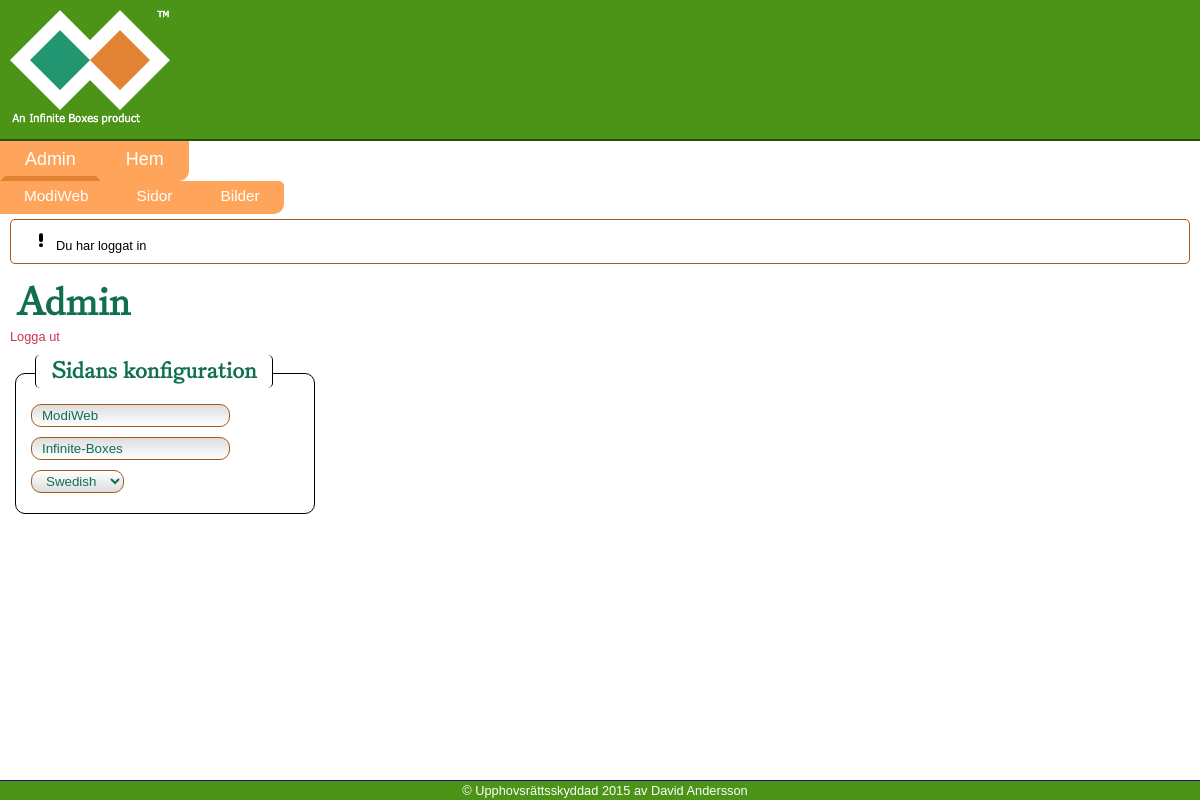
/admin (signed in), run on the app's committed database.
### tables this page shows
CREATE TABLE IF NOT EXISTS `modiweb_pages` (
  `id` int(11) NOT NULL AUTO_INCREMENT,
  `parent` tinytext,
  `name` tinytext,
  `protected` int(1) NOT NULL DEFAULT '0',
  `inmenu` int(1) NOT NULL DEFAULT '1',
  `ord` int(4) DEFAULT NULL,
  `getVars` tinytext,
  `description` text,
  `url` tinytext,
  `content` longtext,
  KEY `Index 1` (`id`)
);

CREATE TABLE IF NOT EXISTS `modiweb_texts` (
  `id` int(11) NOT NULL AUTO_INCREMENT,
  `name` tinytext NOT NULL,
  `content` text NOT NULL,
  `align` tinytext NOT NULL,
  `float` tinytext NOT NULL,
  KEY `id` (`id`)
);

CREATE TABLE IF NOT EXISTS `modiweb_config_site` (
  `id` int(11) NOT NULL AUTO_INCREMENT,
  `name` tinytext,
  `admname` tinytext,
  `val` text,
  KEY `Index 1` (`id`)
);

CREATE TABLE IF NOT EXISTS `modiweb_languages` (
  `id` int(11) NOT NULL AUTO_INCREMENT,
  `name` text NOT NULL,
  `val` varchar(4) NOT NULL,
  PRIMARY KEY (`id`)
);

### inc/config.php (called while the page is built, shortened)
<?php
class Config {
	private static $db = [];
	private static $menu = [];
	static public function init() {
		self::$db["prefix"] = "modiweb";
		self::$menu["orientation"] = "horizontal";
	}
	public static function isProtectedPage($page) {
		$ret = false;
		if(isset($_SESSION["user"])) {
			$ret = false;
		}
		return $ret;
	}
	public static function getMenu() {
		return self::$menu;
	}
	public static function dbPrefix() {
		return self::$db["prefix"]."_";
	}
}

### inc/moduleManifest.php (called while the page is built, shortened)
<?php
class moduleManifest {
	public static function load($module) {
		require(ROOT."modules/".$module."/index.php");
	}
	public static function hasMenu($page = false) {
		$ret = false;
		return $ret;
	}
}

### modules/sql/index.php (called while the page is built, shortened)
<?php
class sql {
	private static $pdo;
	public static function init() {
		$db = Config::getDB();
		$options  = array(PDO::MYSQL_ATTR_INIT_COMMAND => "SET NAMES 'UTF8'");
		self::$pdo = new PDO($db["dsn"], $db["user"], $db["pass"], $options);
	}
	public static function get($q) {
		$q = str_replace(";", "", $q);
		$todo = self::$pdo->prepare($q.";");
		$todo->setFetchMode(PDO::FETCH_ASSOC);
		$todo->execute();
		if($todo->rowCount() > 1) {
			return $todo->fetchAll();
		} elseif($todo->rowCount() == 1) {
			return $todo->fetch();
		} else {
			return false;
		}
	}
}
?>

### modules/msg/index.php (called while the page is built, shortened)
<?php
class msg {
	public static function get() {
		$ret = ["warnings" => $_SESSION["warning"], "notices" => $_SESSION["notice"]];
		return $ret;
	}
}
?>

### modules/elements/index.php (the view, shortened to what this page needs)
<?php
class elements {
	public static function write($type = "", $id = "", $parameters = "") {
		$t = sql::get("SELECT name,id FROM ".Config::dbPrefix()."texts");
		$texts = [];
		foreach($t as $k => $v) {
			array_push($texts, ["name" => $v["name"], "id" => $v["id"]]);
		}
		foreach($texts as $k => $v) {
			if((isset($_SESSION["user"])) && (page::isEditable() === true)) {
				$id = str_ireplace("!:!".$v["name"]."!:!", "<a href=\"#\" class=\"edit\" onclick=\"edit(".$v["id"].");\">".sql::get("SELECT content FROM ".Config::dbPrefix()."texts WHERE name = '".$v["name"]."';")["content"]."</a>", $id);
			} else {
				$id = str_ireplace("!:!".$v["name"]."!:!", sql::get("SELECT content FROM ".Config::dbPrefix()."texts WHERE name = '".$v["name"]."';")["content"], $id);
			}
		}
		if($type != "") {
			echo("<".$type.$parameters.">".$id."</".$type.">");
		} else {
			echo($id);
		}
	}
	public static function keyReplace($type = "", $id = "", $parameters = "") {
		if($parameters != "") {
			$parameters = " ".$parameters;
		}
		$t = sql::get("SELECT name,id FROM ".Config::dbPrefix()."texts");
		$texts = [];
		foreach($t as $k => $v) {
			array_push($texts, ["name" => $v["name"], "id" => $v["id"]]);
		}
		foreach($texts as $k => $v) {
			if(isset($_SESSION["user"])) {
				$id = str_ireplace("!:!".$v["name"]."!:!", "<a href=\"#\" class=\"edit\" onclick=\"edit(".$v["id"].");\">".sql::get("SELECT content FROM ".Config::dbPrefix()."texts WHERE name = '".$v["name"]."';")["content"]."</a>", $id);
			} else {
				$id = str_ireplace("!:!".$v["name"]."!:!", sql::get("SELECT content FROM ".Config::dbPrefix()."texts WHERE name = '".$v["name"]."';")["content"], $id);
			}
		}
		if($type != "") {
			return "<".$type.$parameters.">".$id."</".$type.">";
		} else {
			return $id;
		}
	}
	public static function writeTable($content, $type = "h", $tAtt = "") {
		$ret = "";
		if($tAtt !== "") {
			if(isset($tAtt["class"])) {
				$tClass = " ".$tAtt["class"];
				$tAtt = " ".$tAtt["att"];
			} else {
				$tClass = "";
				$tAtt = " ".$tAtt;
			}
		} else {
			$tAtt = "";
			$tClass = "";
		}
		if($type == "h") {
			$ret .= "<table class=\"tablehorizontal".$tClass."\"".$tAtt.">";
			unset($content["header"]);
			foreach($content as $rowKey => $row) {
				$ret .= "<tr>";
				if(!is_array($row)) {
					$ret .= "<td>".$row."</td>";
				}
				$ret .= "</tr>";
			}
			$ret .= "</table>";
		}
		return $ret;
	}
	public static function group($content, $minimizable = false, $title = false, $id = false, $attr = false, $class = false, $contentAttr = false) {
		if($id !== false) {
			$idt = " id=\"".$id."\"";
		} else {
			$idt = "";
		}
		if($attr !== false) {
			$attr = " ".$attr;
		} else {
			$attr = "";
		}
		if($class !== false) {
			$class = " ".$class;
		} else {
			$class = "";
		}
		if($contentAttr !== false) {
			$contentAttr = " ".$contentAttr;
		} else {
			$contentAttr = "";
		}
		if($minimizable === true) {
			$minimize = " onclick=\"groupMinimize(this);\" onmouseover=\"popup('Minimera');\"";
		} else {
			$minimize = "";
		}
		if($title != false) {
			return "<div class=\"group".$class."\"".$idt.$attr."><div class=\"grouptitle\"".$minimize."><h3>".$title."</h3></div><div class=\"groupcontent\"".$contentAttr.">".$content."</div></div>
";
		}
	}
}

### page.php (shortened to what this page needs)
<?php
require("inc/bootstrap.php");
if(!config::isProtectedPage($_GET["_page"])) {
	if(moduleManifest::hasMenu($_GET["_page"]) != false) {
		$pageType = moduleManifest::menuType($_GET["_page"]);
		if($pageType === false) {
			require("header.php");
			include(moduleManifest::menuModule($_GET["_page"])["file"]);
		} elseif($pageType == "page") {
			$prerun = sql::get("SELECT prefunction FROM ".Config::dbPrefix()."pages WHERE name = \"".moduleManifest::menuModule($_GET["_page"])["file"]."\"");
			if($prerun !== false) {
				$toRun = $prerun["prefunction"];
				$class = substr($toRun, 0, strpos($toRun, "::"));
				$function = substr($toRun, strpos($toRun, "::")+2);
				$ret = call_user_func($class."::".$function);
			} else {
				$ret = true;
			}
			if($ret === true) {
				require("header.php");
				page::write(moduleManifest::menuModule($_GET["_page"])["file"]);
			} else {
				msg::warning($ret);
				header("Location: ".PREPAGE);
			}
		} else {
			require("header.php");
			include(moduleManifest::menuModule($_GET["_page"])["file"]);
		}
	} elseif(!menu::isUser($_GET["_page"])) {
		if(file_exists($_GET["_page"].".php")) {
			require("header.php");
			include($_GET["_page"].".php");
		} else {
			echo(lang::getText("err_404"));
		}
	}
} else {
	msg::warning(lang::getText("restricted_page"));
	header("Location: home");
}
if(!config::isProtectedPage($_GET["_page"])) {
	echo("</div>");
	require("footer.php");
}
?>

### header.php (shortened to what this page needs)
<!DOCTYPE html>
<html>
<head>
<link rel="stylesheet" type="text/css" href="<?php echo(ROOT); ?>style/base.css">
</head>
<body>
<?php
echo("
<div id=\"header\">
<div id=\"headerContent\">
");
?>
<img src="<?php echo(ROOT); ?>img/logo.png" alt="Banner" />
</div>
<?php
menu::write();
?>
</div>
<div id="content">
<?php
$msgs = msg::get();
if((count($msgs["warnings"]) > 0) || (count($msgs["notices"]) > 0)) {
	$showWarnings = true;
} else {
	$showWarnings = false;
}
if($showWarnings == true) {
	echo("<div id=\"msg\">");
	if(count($msgs["notices"]) > 0) {
		foreach($msgs["notices"] as $k => $v) {
			echo("<p class=\"notice\">".$v."</p>");
		}
	}
	echo("</div>");
}
?>

### inc/menu.php (shortened to what this page needs)
<?php
class menu {
	static private $items;
	static public function init() {
		$pages = sql::get("SELECT * FROM ".Config::dbPrefix()."pages WHERE url IS NOT NULL AND inmenu = 1 ORDER BY -ord DESC");
	}
	static public function add($name, $url, $parent = "main") {
		$toPush = ["name" => $name, "url" => $url];
		if(!isset(self::$items[$parent])) {
			self::$items[$parent] = [];
		}
		array_push(self::$items[$parent], $toPush);
	}
	static public function write() {
		self::init();
		$conf = Config::getMenu();
		if($conf["orientation"] == "horizontal") {
			$childExists = false;
			if(isset(self::$items[$_SESSION["page"]])) {
				$childExists = true;
			}
			if($childExists == true) {
				echo("<div id=\"menu\">");
			} else {
				echo("<div id=\"menu\">");
			}
			$sw = false;
			foreach(self::$items as $k => $v) {
				if($sw == false) {
					echo("<div class=\"menu\" id=\"main\"><ul>");
				} else {
					$childExists = false;
					if(($k == $_SESSION["page"]) || ($childExists == true)) {
						$dis = "";
					} else {
						$dis = " disabledMenu";
					}
					echo("<div class=\"submenu".$dis."\" id=\"sub".$k."\"><ul>");
				}
				foreach($v as $k2 => $v2) {
					if(isset(self::$items[$v2["url"]])) {
						$link = " onmouseover=\"submenu('".$v2["url"]."');\"";
					} else {
						if($sw !== true) {
							$link = " onmouseover=\"submenu('none');\"";
						} else {
							$link = "";
						}
					}
					$active = "";
					if($_SESSION["page"] == $v2["url"]) {
						$active = " menuActive";
					}
					$tabDisable = " tabindex=\"-1\"";
					echo("<li class=\"td link".$active."\"".$link."><a".$tabDisable." href=\"".urlencode($v2["url"])."\">".$v2["name"]."</a></li>");
				}
				echo("</ul></div>");
				if($sw == false) {
					$sw = true;
				}
			}
			echo("</div>");
		}
	}
	static public function isUser($url) {
		$pages = sql::get("SELECT * FROM ".Config::dbPrefix()."pages WHERE url = '".$url."'");
		if($pages === false) {
			return false;
		} else {
			return true;
		}
	}
}

### admin.php
<?php
elements::write("h1", "Admin");
if(!isset($_SESSION["user"])) {
?>
<form action="functions/login.php" method="POST">
<?php
$form = [];
$form["header"] = ["Användarnamn", "Lösenord", ""];
$form[0] = "<input type=\"text\" name=\"username\" />";
$form[1] = "<input type=\"password\" name=\"password\" />";
$form[2] = "<input type=\"submit\" value=\"Logga in\" />";
echo(elements::group(elements::writeTable($form), false, "Logga in"));
?>
<input type="hidden" name="rid" value="<?php echo($_SESSION["rid"]); ?>" />
</form>
<?php
} else {
	echo(elements::keyReplace("a", "Logga ut", "a href=\"functions/logout.php\"")."<br />
");
	$configs = sql::get("SELECT * FROM ".Config::dbPrefix()."config_site");
	$configOut = [];
	foreach($configs as $k => $v) {
		if($v["name"] === "default_lang") {
			$configOut[ucFirst($v["admname"])] = "<select name=\"".$v["name"]."\">";
			$languages = sql::get("SELECT * FROM ".Config::dbPrefix()."languages");
			foreach($languages as $lang) {
				$configOut[ucFirst($v["admname"])] .= "<option value=\"".$lang["val"]."\">".$lang["name"]."</option>";
			}
			$configOut[ucFirst($v["admname"])] .= "</select>";
		} else {
			$configOut[ucfirst($v["admname"])] = "<input type=\"text\" name=\"".$v["name"]."\" value=\"".$v["val"]."\"></p>";
		}
	}
	echo(elements::group(elements::writeTable($configOut), false, "Sidans konfiguration", "", "style=\"float: left; width: 300px;\"", "tabcell"));
}

### footer.php
<div id="footer"><?php
elements::write("p", "!:!copyright!:!");
?></div>
</body>
</html>

### style/base.css (style rules this page uses)
html { margin: 0px 0px 5px; }
body { background: #fff; font-size: 100%; padding: 0px; margin: 0px; }
* { font-family: Verdana, Geneva, sans-serif; text-decoration: none; }
p { font-family: Verdana, Geneva, sans-serif; font-size: 0.8em; text-indent: 10px; margin: 5px 0px; }
:not(a) > p, :not(a) > h1, :not(a) > h2, :not(a) > h3, :not(a) > pre, :not(a) > label { color: #116F50; white-space: pre-line; }
a:not(img) { font-family: Verdana, Geneva, sans-serif; text-decoration: none; color: #D22F4F; }
:not(p) > a:not(img) { font-size: 0.8em; }
h1,h2,h3 { font-family: theano, Times New Roman, serif; line-height: 100%; margin: 5px; }
#content > h1,#content > h2,#content > h3 { margin: 20px 5px 5px; }
h1 { font-size: 2.4em; margin-bottom: 10px; }
h3 { font-size: 1.4em; }
img { max-width: 100%; max-height: 100%; }
ul { margin: 2px 0px; padding: 0px; list-style-position: inside; }
#headerContent { background: #4B9417; border-bottom: 2px solid; border-color: #265108; padding: 10px; }
#menu { margin: 0px; overflow-x: disabled; }
#menu ul { list-style-type: none; margin: 0px; padding: 0px; width: 100%; }
.menu li { line-height: 20pt; font-size: 1.4em; }
.submenu li { line-height: 16pt; font-size: 1.2em; }
.submenu { height: 33px; opacity: initial; visibility: visible; transition-delay: 200ms; transition: visibility 200ms, opacity 200ms, height 200ms; }
#menu .link { background: #FFA55B; border-color: #FFA55B; text-align: center; display: inline-block; transition: border-color 200ms; }
.menu .link:last-child { border-radius: 0px 0px 10px 0px; }
.submenu .link:last-child { border-radius: 0px 5px 10px 0px; }
#menu .menuActive { border-color: #FFA55B #FFA55B #E28233 #FFA55B; }
.menu .link { border: 5px solid; height: 30px; transition: height 200ms; }
.submenu .link { border-color: #FFA55B #E28233 #E28233 #FFB577; border: 4px solid; height: 25px; }
#menu .link a { color: #fff; padding: 0px 20px; height: 100%; display: block; }
#content { display: block; padding: 0px 10px 0px; word-wrap: break-word; }
#footer { position: fixed; bottom: 0px; left: 0px; border-top: 1px solid #260E78; background: #4B9417; width: 100%; }
#footer p { margin: 2px; text-align: center; color: #fff; }
table { border-collapse: collapse; }
input { border: 1px solid #A75A1A; border-radius: 10px; color: #116F50; transition: border 200ms; }
input[type="text"],input[type="password"] { padding: 3px 10px; background: linear-gradient(180deg, #ddd, #fff); }
select { border: 1px solid #A75A1A; padding: 2px 10px; border-radius: 10px; color: #116F50; background: linear-gradient(180deg, #fff, #ddd); transition: border 200ms; }
#msg { border: 1px solid #A75A1A; border-radius: 5px; margin: 5px 0px; padding: 10px; }
#msg p { margin: 0px; }
.notice { color: #000; }
.notice:before { content: url(../img/notice.png); margin-right: 5px; }
table { margin: 5px 0px; }
table * { vertical-align: middle; }
table tr td { padding: 5px; }
.group { margin: -5px 5px 5px; }
.grouptitle { position: relative; top: 15px; left: 20px; background: #fff; border: 1px solid #000; border-width: 0px 1px; border-radius: 5px; margin: px 0px 10px; padding: 0px 10px; line-height: 100%; cursor: default; display: inline-block; }
.groupcontent { border: 1px solid #000; border-radius: 10px; padding: 20px 10px 10px; min-width: 100px; }
.group .groupcontent:not(.groupcontentDisabled) { max-height: 500px; overflow: hidden; transition: max-height 200ms; }
.tabcell { display: table-cell; }
#content * { min-height: 5px; min-width: 5px; }

### data on the page
modiweb_pages: name "Hem"
modiweb_texts: name+id+content "Logga ut"
modiweb_config_site: title "ModiWeb"
modiweb_config_site: val "Infinite-Boxes"
modiweb_languages: default_lang "Swedish"

### other printed values
$v2["name"] "Admin"
$v2["name"] "ModiWeb"
$v2["name"] "Sidor"
$v2["name"] "Bilder"
$v "Du har loggat in"
$id "Admin © Upphovsrättsskyddad 2015 av David Andersson"
$title "Sidans konfiguration"
